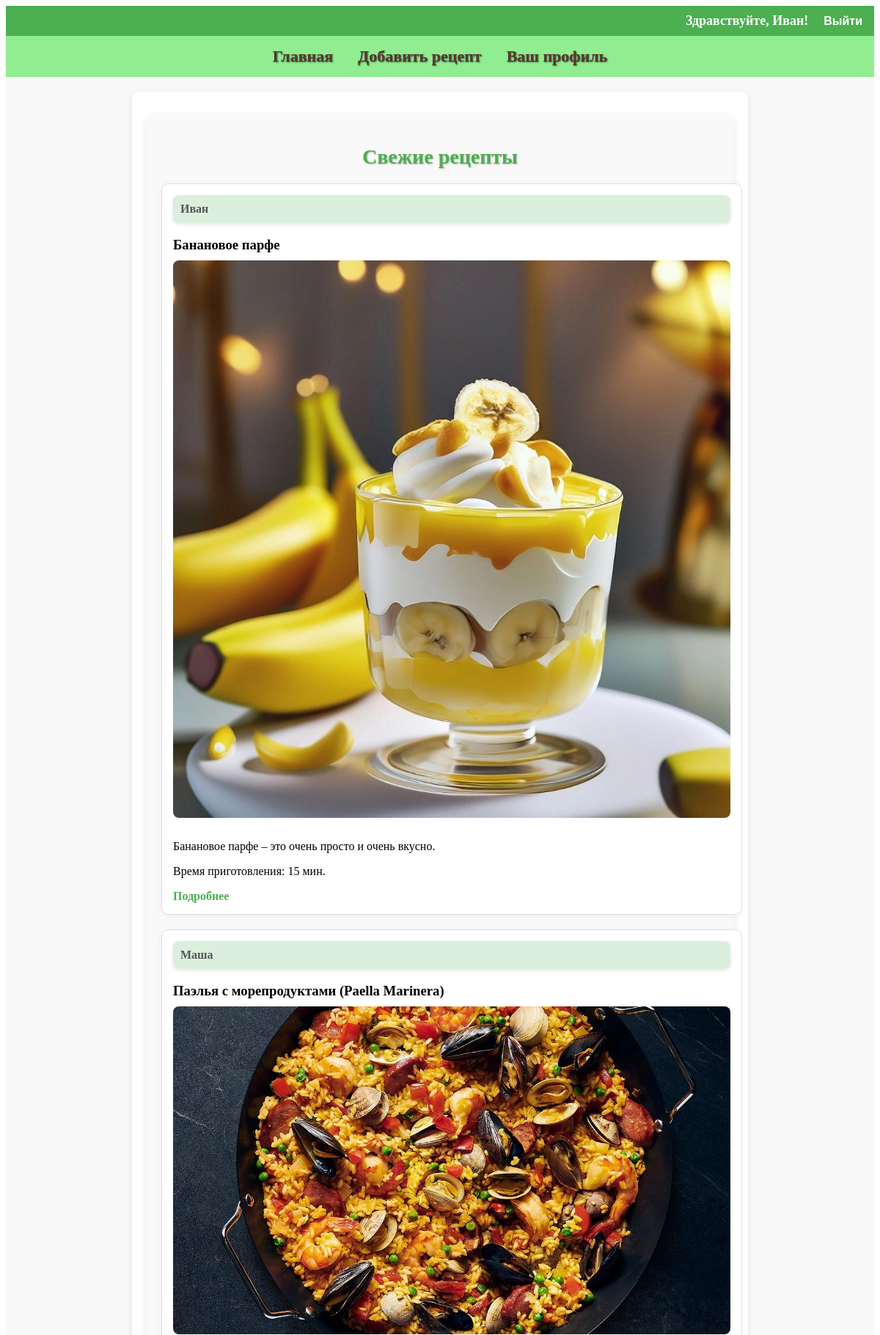
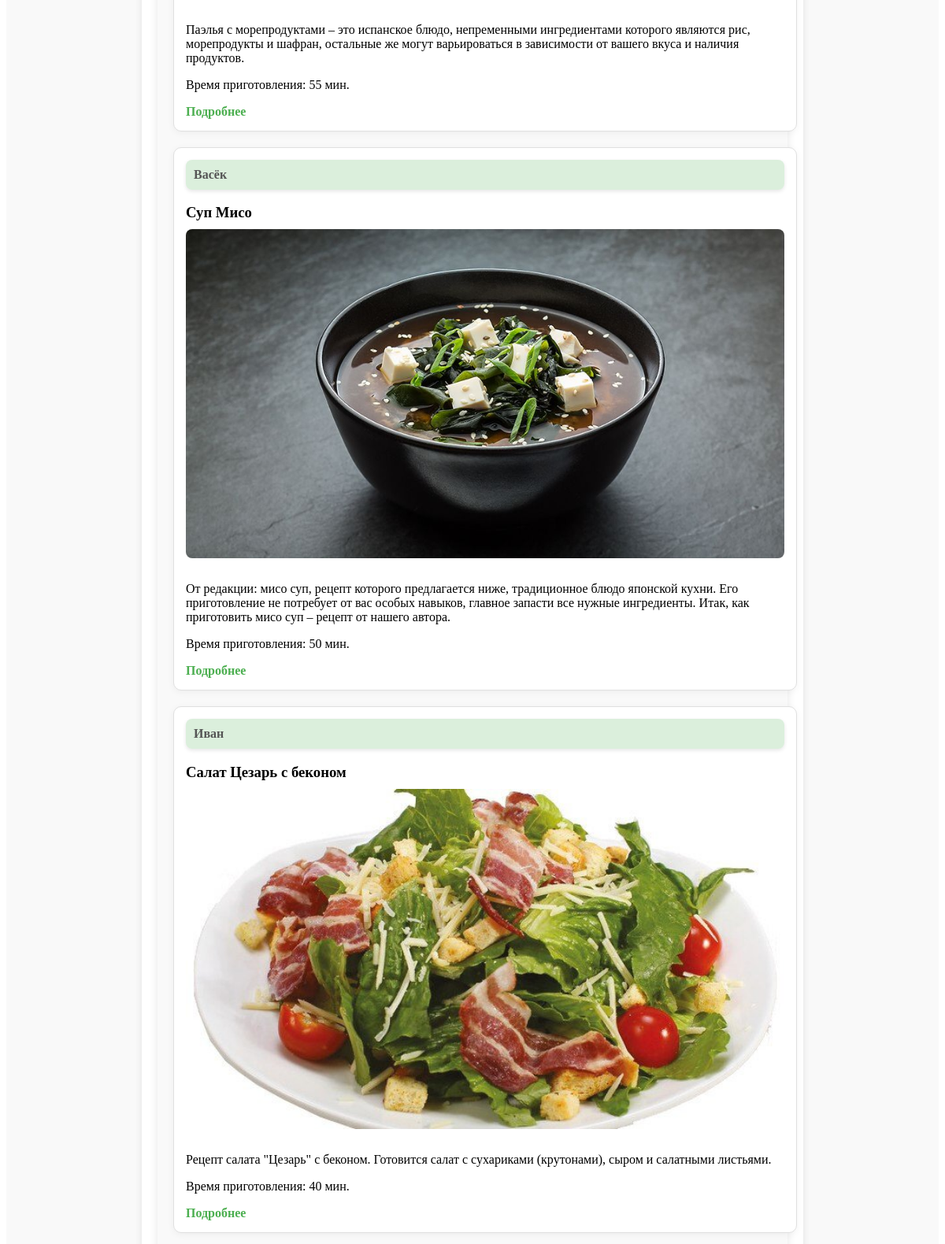
Page /accounts/ (signed in, upper part) on the committed database (2 pictures, top to bottom).
### recipe_app/models.py (models this page shows, shortened)
class Recipe(models.Model):
    title = models.CharField(max_length=100, verbose_name="Название блюда")
    description = models.TextField(verbose_name="Описание")
    preparation_steps = models.TextField(verbose_name="Шаги приготовления")
    preparation_time = models.PositiveIntegerField(verbose_name="Время приготовления в минутах")
    image = models.ImageField(upload_to='recipes/images/', verbose_name="Добавьте фото")
    author = models.ForeignKey(User, on_delete=models.CASCADE, verbose_name="Автор")
    categories = models.ManyToManyField(Category, through='RecipeCategory', verbose_name="Категория")
    ingredients = models.TextField(blank=True, null=True, verbose_name="Ингредиенты")

### recipe_app/views.py (the view)
# urls.py: path('', recipe_list, name='recipe_list'),
def recipe_list(request):
    recipes = Recipe.objects.order_by('-id')[:10]
    return render(request, 'recipes/recipe_list.html', {'recipes': recipes})

### recipe_app/templates/recipes/recipe_list.html (shortened to what this page needs)
{% extends 'base.html' %}
{% block content %}
<div class="recipes-section">
    <h2 class="section-title">Свежие рецепты</h2>
    <div class="recipe-cards">
        {% for recipe in recipes %}
            <div class="recipe-card">
                <div class="recipe-author">
                    {{ recipe.author.username }}
                </div>
                <h3>{{ recipe.title }}</h3>
                <a href="{% url 'recipe_detail' recipe.id %}">
                <img src="{{ recipe.image.url }}" alt="{{ recipe.title }}" class="recipe-image">
                </a>
                <p>{{ recipe.description }}</p>
                <p>Время приготовления: {{ recipe.preparation_time }} мин.</p>
                <a href="{% url 'recipe_detail' recipe.id %}" class="recipe-link">Подробнее</a>
            </div>
        {% empty %}
            <p>Пока нет доступных рецептов.</p>
        {% endfor %}
    </div>
</div>
{% endblock %}

### recipe_app/templates/base.html (shortened to what this page needs)
<!DOCTYPE html>
<html lang="ru">
{% load static %}
<head>
    <link rel="stylesheet" type="text/css" href="{% static 'styles.css' %}">
</head>
<body>
    <div class="top-bar">
        <div class="user-info">
            {% if user.is_authenticated %}
                <p>Здравствуйте, {{ user.username }}!</p>
                <form action="{% url 'logout' %}" method="post">
                    <button type="submit">Выйти</button>
                </form>
            {% else %}
                <p><a href="{% url 'login' %}">Войти</a> | <a href="{% url 'register' %}">Зарегистрироваться</a></p>
            {% endif %}
        </div>
    </div>
    <header>
        <nav>
            <a href="{% url 'recipe_list' %}">Главная</a>
            <a href="{% url 'add_recipe' %}">Добавить рецепт</a>
            {% if user.is_authenticated %}
                <a href="{% url 'profile' %}">Ваш профиль</a>
            {% endif %}
        </nav>
    </header>
    <div class="content-container {% if request.path == '/recipe/add/' %}add-recipe-background{% endif %}">
        <div class="content">
            <main>
                {% block content %}{% endblock %}
            </main>
        </div>
    </div>
</body>
</html>

### recipe_app/static/styles.css (style rules this page uses)
.content-container { display: flex; justify-content: center; background-color: #f9f9f9; padding: 20px; }
.content { max-width: 800px; background-color: white; padding: 20px; border-radius: 8px; box-shadow: 0 2px 10px rgba(0, 0, 0, 0.1); }
form { display: flex; flex-wrap: wrap; gap: 20px; justify-content: space-between; }
h3 { margin-bottom: 10px; }
.top-bar { background-color: #4CAF50; color: white; padding: 10px; display: flex; justify-content: flex-end; align-items: center; }
.top-bar .user-info { display: flex; gap: 15px; align-items: center; }
.top-bar p { font-size: 18px; font-weight: bold; margin: 0; }
.top-bar form { display: inline; margin: 0; }
.top-bar button { background: none; border: none; color: white; cursor: pointer; font-size: 16px; font-weight: bold; }
header { padding: 15px; text-align: center; background-color: #90EE90; }
nav a { margin: 0 15px; text-decoration: none; color: #5c3530; font-weight: bold; font-size: 22px; text-shadow: 1px 1px 2px rgba(0, 0, 0, 0.5); -webkit-text-stroke: 1px rgba(0, 0, 0, 0.1); }
.recipes-section { margin: 10px auto; padding: 20px; max-width: 800px; background-color: #f9f9f9; border-radius: 10px; box-shadow: 0 4px 12px rgba(0, 0, 0, 0.1); }
.recipe-cards { display: flex; flex-direction: column; gap: 20px; justify-content: flex-start; }
.recipe-card { position: relative; width: 100%; max-width: 800px; padding: 15px; background-color: #fff; border: 1px solid #e0e0e0; border-radius: 10px; box-shadow: 0 2px 10px rgba(0, 0, 0, 0.05); transition: transform 0.3s ease; }
.recipe-author { position: relative; font-weight: bold; background-color: rgba(76, 175, 80, 0.2); padding: 10px; border-radius: 8px; color: #555; box-shadow: 0 2px 5px rgba(0, 0, 0, 0.1); margin-bottom: 15px; }
.recipe-image { width: 100%; height: auto; border-radius: 8px; margin-bottom: 10px; }
.recipe-link { color: #4CAF50; font-weight: bold; margin-top: 10px; text-decoration: none; }
img { max-width: 100%; height: auto; }
.section-title { text-align: center; font-size: 28px; font-weight: bold; color: #4CAF50; margin-bottom: 20px; text-transform: none; font-weight: bold; text-shadow: 1px 1px 2px rgba(0, 0, 0, 0.3); }

### rows in the picture
Recipe: author.username "Иван", title "Банановое парфе", image (picture), description "Банановое парфе – это очень просто и очень вкусно.", preparation_time "15"
Recipe: author.username "Маша", title "Паэлья с морепродуктами (Paella Marinera)", image (picture), description "Паэлья с морепродуктами – это испанское блюдо, непременными ингредиентами которого являются рис, морепродукты и шафран, остальные же могут варьироваться в зависимости от вашего вкуса и наличия продуктов.", preparation_time "55"
Recipe: author.username "Васёк", title "Суп Мисо", image (picture), description "От редакции: мисо суп, рецепт которого предлагается ниже, традиционное блюдо японской кухни. Его приготовление не потребует от вас особых навыков, главное запасти все нужные ингредиенты. Итак, как приготовить мисо суп – рецепт от нашего автора.", preparation_time "50"
Recipe: author.username "Иван", title "Салат Цезарь с беконом", image (picture), description "Рецепт салата \"Цезарь\" с беконом. Готовится салат с сухариками (крутонами), сыром и салатными листьями.", preparation_time "40"

### other values in the picture
{{ user.username }} "Иван"
